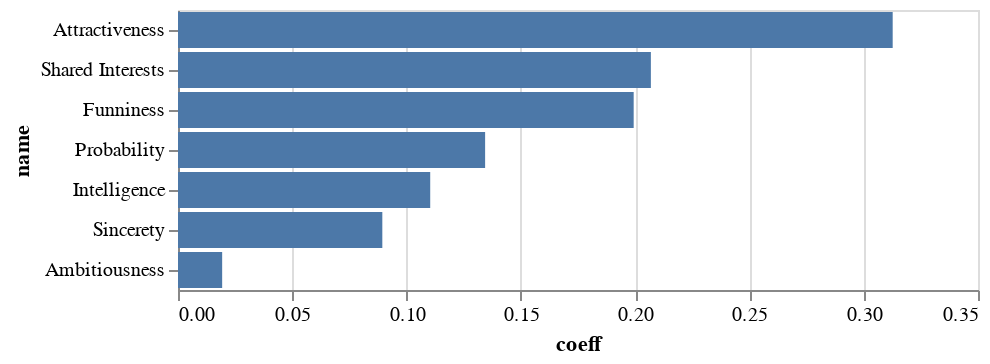

Notebook code for this chart:
### Code cell
alt.Chart(df_imp).mark_bar().encode(
    x="coeff",
    y=alt.Y("name", sort='-x')
)

### Figure 1 — Vega-Lite specification as saved in the notebook (floating-point values rounded to 4 significant figures)
{"config": {"view": {"continuousWidth": 400, "continuousHeight": 300}}, "data": {"name": "data-91bbd01e69af6102dc65509865fa4fd1"}, "mark": "bar", "encoding": {"x": {"field": "coeff", "type": "quantitative"}, "y": {"field": "name", "sort": "-x", "type": "nominal"}}, "$schema": "https://vega.github.io/schema/vega-lite/v4.17.0.json", "datasets": {"data-91bbd01e69af6102dc65509865fa4fd1": [{"coeff": 0.3127, "name": "Attractiveness"}, {"coeff": 0.08939, "name": "Sincerety"}, {"coeff": 0.1103, "name": "Intelligence"}, {"coeff": 0.1994, "name": "Funniness"}, {"coeff": 0.01932, "name": "Ambitiousness"}, {"coeff": 0.2069, "name": "Shared Interests"}, {"coeff": 0.1344, "name": "Probability"}]}}
